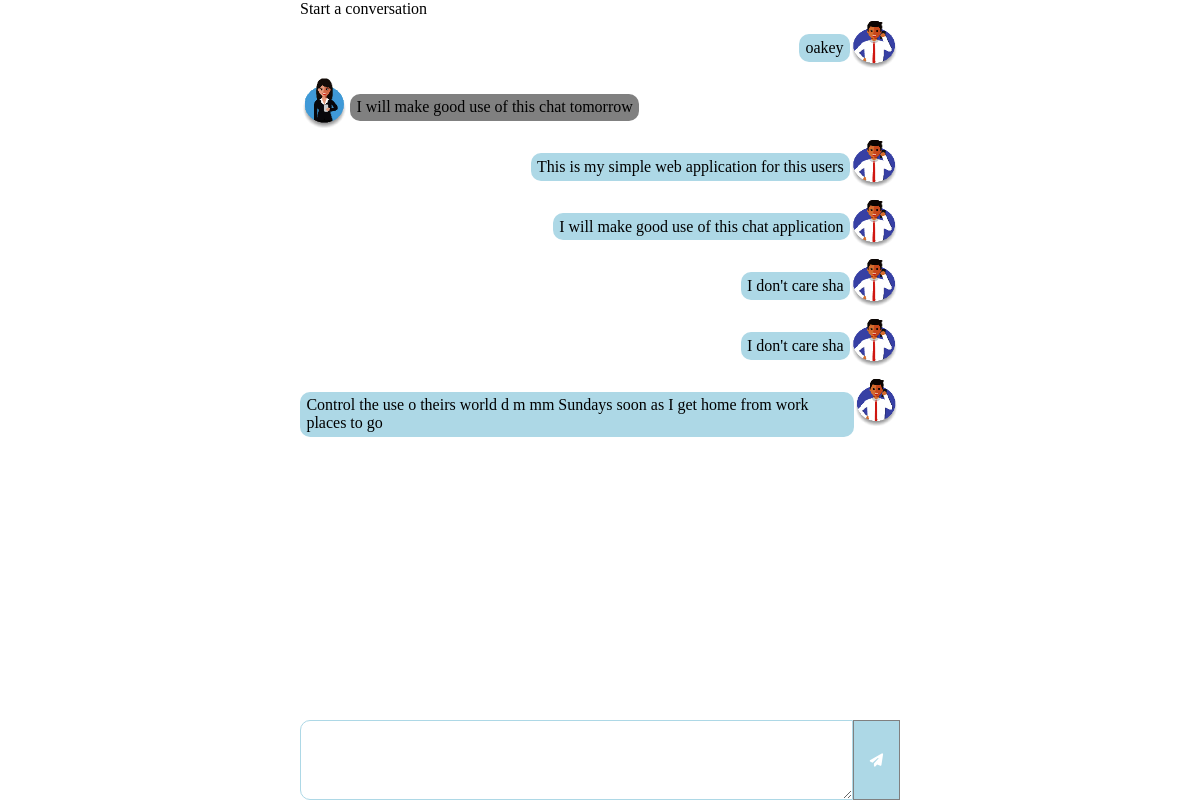
The page /chat/2 (signed in) on the database its author committed.
### app/database.py (models this page shows, shortened)
class Message(sql.Model):
	__tablename__ = 'message'
	id = sql.Column(sql.Integer, primary_key = True, autoincrement = True)
	user_id = sql.Column(sql.Integer, sql.ForeignKey('wechatuser.id'))
	message = sql.Column(sql.Text)
	room = sql.Column(sql.Text)
	user = sql.relationship('WechatUser',backref=sql.backref('messages'))

class WechatUser(sql.Model, UserMixin):
	__tablename__ = 'wechatuser'
	id = sql.Column(sql.Integer, primary_key = True, autoincrement = True)
	username = sql.Column(sql.String(50), nullable = False)
	gender = sql.Column(sql.String(12), nullable = False)
	room_id = sql.Column(sql.String(40), nullable = False)
	image = sql.Column(sql.String(40), nullable = False)
	_password = sql.Column(sql.String(125), nullable = False)
	_is_authenticated = sql.Column(sql.Boolean, default = False)
	@property
	def is_authenticated(self):
		return self._is_authenticated
	@property
	def password(self):
		raise AttributeError('Password is not readable')

### app/client.py (the view)
@client.route('/chat/<roomid>')
@login_required
def chat(roomid):
	messages = Message.query.paginate(1, 15, error_out = False).items
	return render_template('chat.html',room_name=roomid, messages = messages)

### app/database.py (called while the page is built)
@login_manager.user_loader
def load_user(user_id):
	return WechatUser.query.get(int(user_id))

### app/templates/chat.html (shortened to what this page needs)
<!DOCTYPE html>
<html>
<head>
  <link href='/static/css/bootstrap-grid.min.css' rel='stylesheet' />
  <link href='/static/css/custom.css' rel='stylesheet' />
  <link href='/static/css/chat.css' rel='stylesheet' />
  <link href='/static/css/animate.css' rel='stylesheet'/>
</head>
<body>
  <main class='col-10 col-lg-6 col-md-7'>
    <div class='messages'>
      <span> Start a conversation </span>
      {% for message in messages %}
      {% if message.user == current_user %}
      <div class='message right'>
          <p> {{message.message}}</p>
          <img src='/static/images/{{message.user.image}}'>
        </div>
      {% else %}
      <div class='message'>
          <img src='/static/images/{{message.user.image}}'>
          <p> {{message.message}}</p>
        </div>
      {% endif %}
      {% endfor %}
    </div>
    <div class='message-box col-10 col-lg-6 col-md-6'>
        <textarea id='textarea'></textarea>
        <button id='send-button'><i class='fa fa-paper-plane'></i></button>
    </div>
  </main>
</body>
</html>

### app/static/css/chat.css (style rules this page uses)
html,body { height: 100%; margin: 0px; font-size: 1rem; font-family: times new roman; }
main { margin-left: auto; margin-right: auto; position: relative; display: flex; flex-direction: column; justify-content: space-between; height: 100%; }
.messages { height: 90%; overflow-y: scroll; scrollbar-width: none; -ms-scrollbar-style: none; }
.message { display: flex; }
.message img { width: 50px; height: 50px; }
.message p { display: inline-block; background-color: blue; padding: 0.3rem 0.4rem; border-radius: 10px; background-color: grey; }
.message.right { justify-content: flex-end; }
.message.right p { background-color: lightblue; }
.message-box { display: flex; width: 100%; height: 10%; }
.message-box textarea { width: 100%; padding: 5px; border: 1px solid lightblue; border-radius: 10px 0px 0px 10px; }
.message-box button { background-color: lightblue; color: #fff; border: 1px solid grey; padding: 1rem; }

### rows shown on the page
Message: message "oakey", user.image (picture)
Message: user.image (picture), message "I will make good use of this chat tomorrow"
Message: message "This is my simple web application for this users", user.image (picture)
Message: message "I will make good use of this chat application", user.image (picture)
Message: message "I don't care sha", user.image (picture)
Message: message "I don't care sha", user.image (picture)
Message: message "Control the use o theirs world d m mm Sundays soon as I get home from work places to go", user.image (picture)
